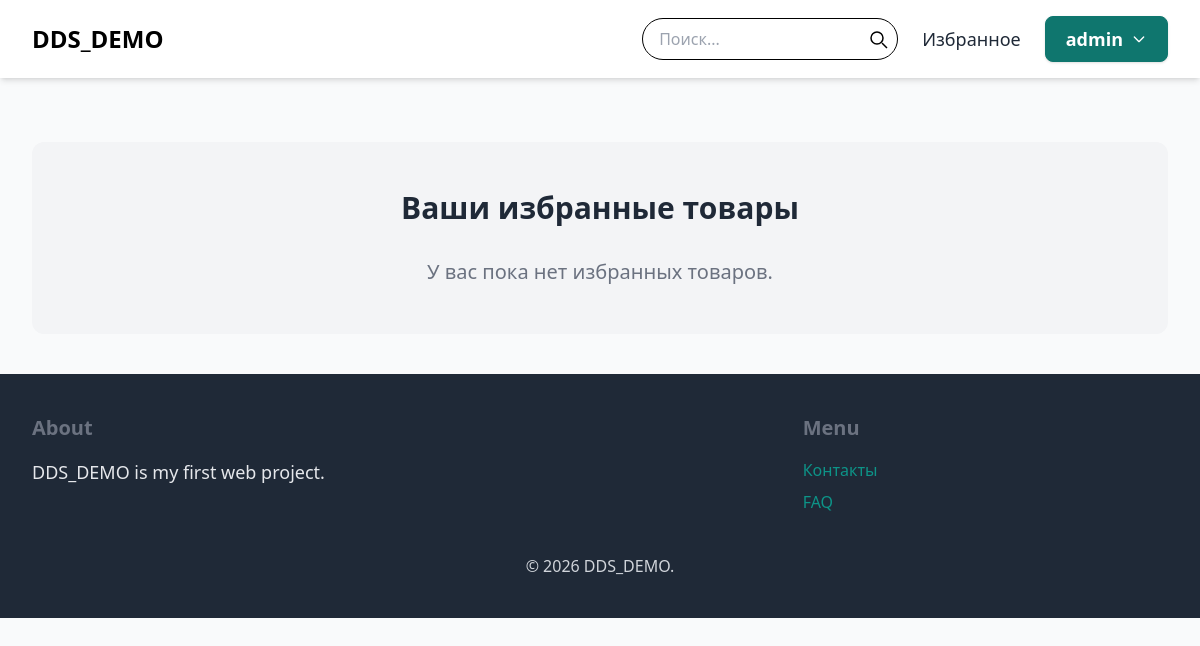
Before: /items/favorites/ (signed in) with the older database file.
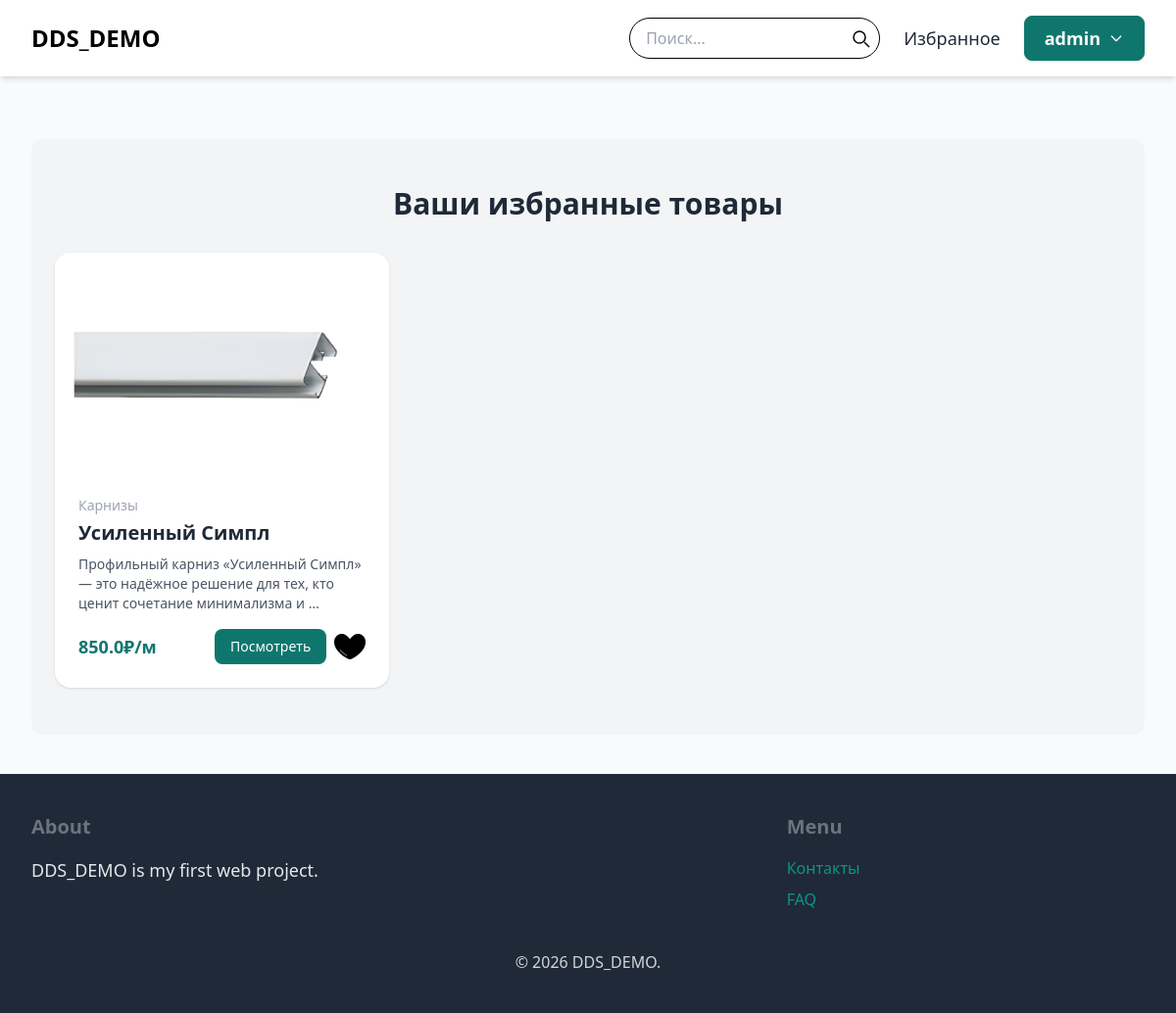
After: the same page with the newer database file.
### item/models.py (models this page shows, shortened)
class Item(models.Model):
    category = models.ForeignKey(Category, related_name='items', on_delete=models.CASCADE)
    name = models.CharField(max_length=300)
    description = models.TextField(blank=True, null=True)
    price = models.FloatField()
    image = models.ImageField(upload_to='item_images', blank=True, null=True)
    is_sold = models.BooleanField(default=False)
    created_by = models.ForeignKey(User, related_name='item', on_delete=models.CASCADE)
    created_at = models.DateTimeField(auto_now_add=True)
    aliases = models.CharField(max_length=500, blank=True, null=True, help_text="Дополнительные имена для поиска, через запятую")

class Category(models.Model):
    name = models.CharField(max_length=300)
    class Meta:
        ordering = ('name',)
        verbose_name_plural = 'Categories'

### item/views.py (the view)
# urls.py: path('favorites/', views.favorites_list, name='favorites_list'),
@login_required
def favorites_list(request):
    favorite_items = [fav.item for fav in request.user.favorites.all()]
    return render(request, 'item/favorites.html', {
        'favorite_items': favorite_items
    })

### item/templates/item/favorites.html (shortened to what this page needs)
{% extends 'core/base.html' %}
{% load static %}
{% block content %}
<div class="mt-6 px-6 py-12 bg-gray-100 rounded-xl">
    <h2 class="mb-8 text-3xl text-center font-semibold">Ваши избранные товары</h2>
    {% if favorite_items %}
        <div class="grid grid-cols-1 sm:grid-cols-2 lg:grid-cols-3 gap-8">
            {% for item in favorite_items %}
                <div class="bg-white rounded-2xl shadow hover:shadow-xl transition duration-300 overflow-hidden flex flex-col h-full">
                    {% if item.image %}
                        <div class="h-56 overflow-hidden">
                            <img src="{{ item.image.url }}"
                                 class="w-full h-full object-cover hover:scale-105 transition duration-300">
                        </div>
                    {% else %}
                        <div class="h-56 bg-gray-200 flex items-center justify-center text-gray-400">
                            No Image
                        </div>
                    {% endif %}
                    <div class="p-6 flex flex-col flex-grow">
                        <p class="text-sm text-gray-400 mb-1">{{ item.category.name }}</p>
                        <h2 class="text-xl font-semibold mb-2">{{ item.name }}</h2>
                        {% if item.description %}
                            <p class="text-gray-600 text-sm mb-4">{{ item.description|truncatewords:15 }}</p>
                        {% endif %}
                        <div class="flex justify-between items-center mt-auto">
                            <span class="text-teal-700 font-bold text-lg">{{ item.price }}₽/м</span>
                            <div class="flex items-center gap-2">
                                <a href="{% url 'item:detail' item.id %}"
                                   class="px-4 py-2 text-sm font-medium bg-teal-700 text-white rounded-lg hover:bg-teal-900 transition">
                                    Посмотреть
                                </a>
                                <a href="#" class="w-8 h-8" data-item-id="{{ item.id }}">
                                    <img class="w-full h-full object-contain favorite-img"
                                         alt="Избранное"
                                         {% if user.is_authenticated and item.id in favorite_ids %}
                                             src="{% static 'images/love0.png' %}"
                                             data-favorited="true"
                                         {% else %}
                                             src="{% static 'images/love1.png' %}"
                                             data-favorited="false"
                                         {% endif %}>
                                </a>
                            </div>
                        </div>
                    </div>
                </div>
            {% endfor %}
        </div>
    {% else %}
        <p class="text-center text-gray-500 text-xl">У вас пока нет избранных товаров.</p>
    {% endif %}
</div>
{% endblock %}

### core/templates/core/base.html (shortened to what this page needs)
<!doctype html>
<html lang="en">
<head>
    <script src="https://cdn.tailwindcss.com"></script>
</head>
<body class="bg-gray-50 text-gray-800 font-sans">
    <nav class="bg-white shadow-md py-4 px-8 flex justify-between items-center">
        <a href="/" class="text-2xl font-bold text-black hover:scale-105 transition duration-300 ease-in-out">
            DDS_DEMO
        </a>
        <div class="flex items-center gap-6">
            <form method="get" action="{% url 'core:search' %}" class="relative">
                <input
                    type="text"
                    name="query"
                    value="{{ request.GET.query }}"
                    placeholder="Поиск..."
                    class="w-64 px-4 py-2 border border-black rounded-full focus:outline-none focus:ring-2 focus:ring-teal-700"
                >
                <button type="submit" class="absolute right-2 top-1/2 -translate-y-1/2 text-black hover:text-teal-700">
                    <svg xmlns="http://www.w3.org/2000/svg"
                         class="w-6 h-6 text-black hover:text-teal-700 transition"
                         fill="none"
                         viewBox="0 0 24 24"
                         stroke="currentColor">
                        <circle cx="11" cy="11" r="6" stroke-width="1.5"/>
                        <line x1="16" y1="16" x2="21" y2="21" stroke-width="1.5"/>
                    </svg>
                </button>
            </form>
            <a href="{% url 'item:favorites_list' %}" class="text-lg font-medium hover:text-teal-700 transition">
                Избранное
            </a>
            {% if request.user.is_authenticated %}
                <div class="relative group">
                    <button
                        class="px-5 py-2 text-lg font-semibold bg-teal-700 border border-teal-700 text-white rounded-lg shadow hover:bg-teal-900 transition flex items-center gap-2">
                        {{ request.user.username }}
                        <svg class="w-4 h-4" fill="none" stroke="currentColor" viewBox="0 0 24 24">
                            <path stroke-linecap="round" stroke-linejoin="round" stroke-width="2" d="M19 9l-7 7-7-7"/>
                        </svg>
                    </button>
        {% endif %}
        </div>
    </nav>
    <main class="px-8 py-10 max-w-7xl mx-auto">
        {% block content %}
        {% endblock %}
    </main>
    <footer class="bg-gray-800 text-gray-200 py-10 px-8">
        <div class="max-w-7xl mx-auto flex flex-col md:flex-row justify-between gap-10">
            <div class="md:w-2/3">
                <h3 class="text-xl font-semibold text-gray-500 mb-4">About</h3>
                <p class="text-gray-200 text-lg">DDS_DEMO is my first web project.</p>
            </div>
            <div class="md:w-1/3">
                <h3 class="text-xl font-semibold text-gray-500 mb-4">Menu</h3>
                <ul class="space-y-2">
                    <li><a href="{% url 'core:contact' %}" class="text-teal-600 hover:text-teal-900 transition">Контакты</a></li>
                    <li><a href="{% url 'core:faq' %}" class="text-teal-600 hover:text-teal-900 transition">FAQ</a></li>
                </ul>
            </div>
        </div>
        <p class="mt-10 text-center text-gray-300">&copy; 2026 DDS_DEMO.</p>
    </footer>
</body>
</html>

Changed rows visible on the page:
now on this page (row edited): Item: image (picture), category.name "Карнизы", name "Усиленный Симпл", description "Профильный карниз «Усиленный Симпл» — это надёжное решение для тех, кто ценит сочетание минимализма и …", price "850.0"
Other visible differences:
text no longer shown: "У вас пока нет избранных товаров."
